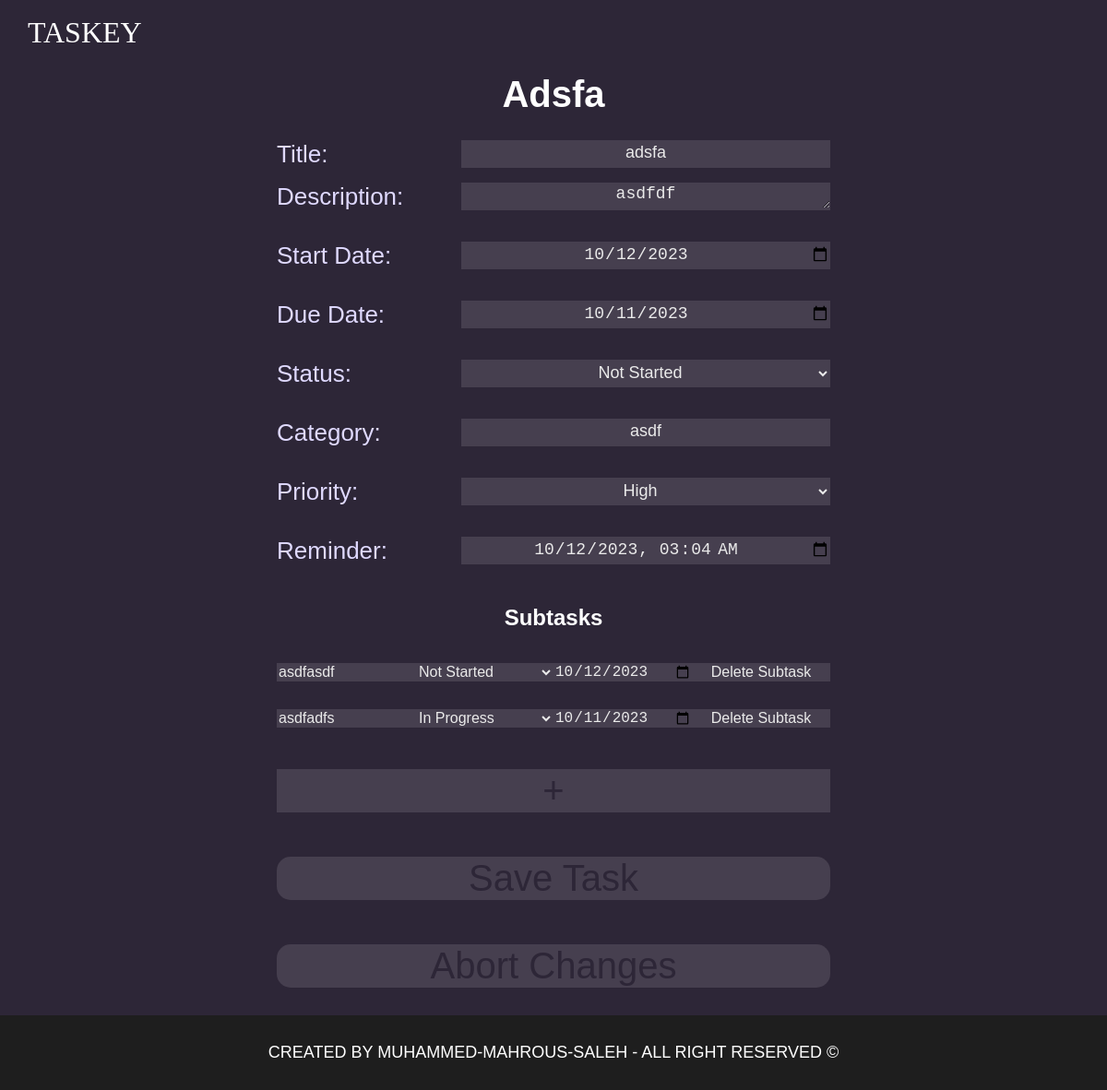
Before: /task/5 with the older database file.
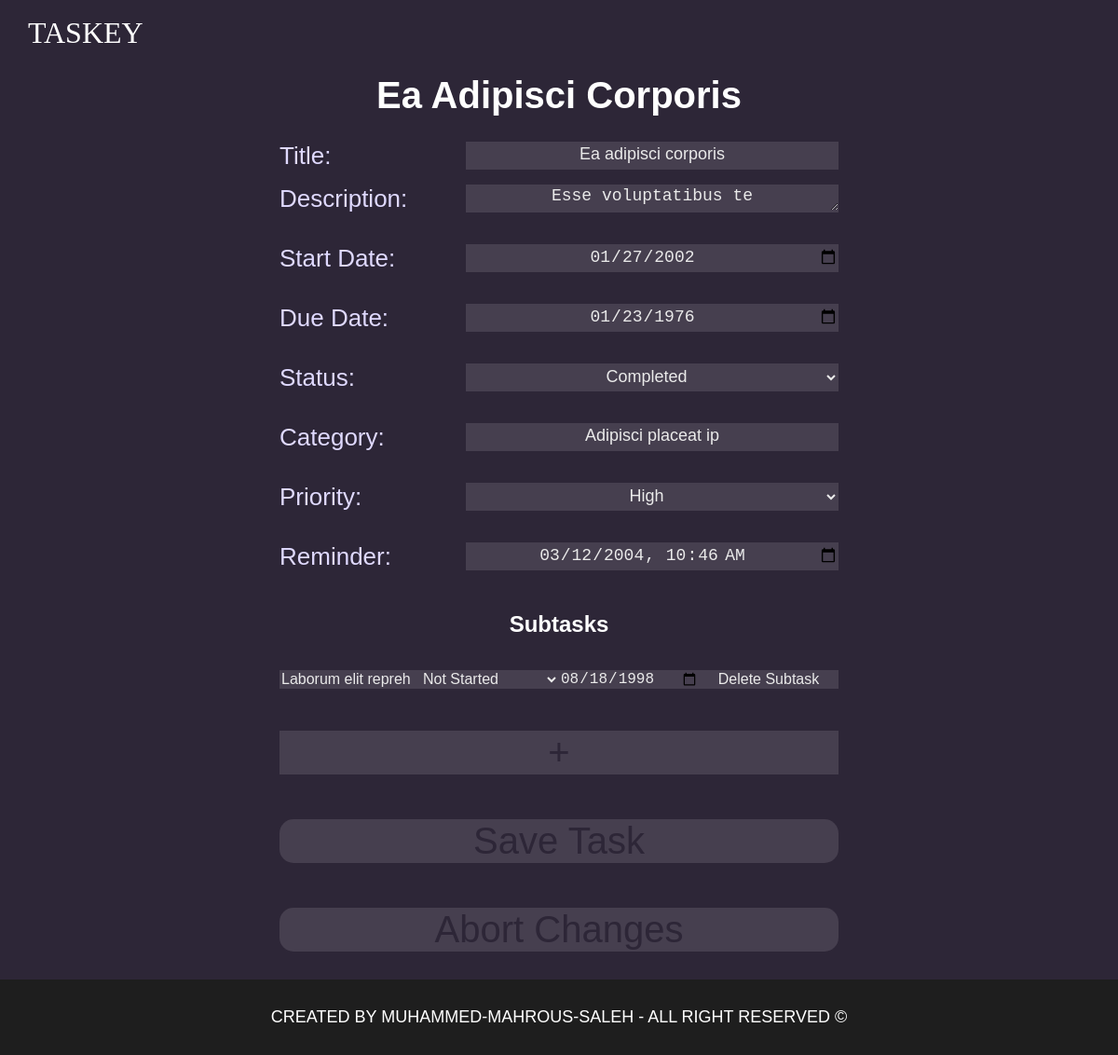
After: the same page with the newer database file.
### tables this page shows
CREATE TABLE Task (
            ID INTEGER PRIMARY KEY AUTOINCREMENT,
            Title TEXT NOT NULL,
            Description TEXT,
            DueDate TEXT,
            Status TEXT NOT NULL,
            Category TEXT,
            Priority INTEGER,
            Reminder TEXT,
            StartDate TEXT
        );

CREATE TABLE SubTask (
            ID INTEGER PRIMARY KEY AUTOINCREMENT,
            Title TEXT NOT NULL,
            Status TEXT NOT NULL,
            DueDate TEXT,
            TaskID INTEGER,
            FOREIGN KEY(TaskID) REFERENCES Task(ID)
        );

### app.py (the view)
@app.route('/task/<int:task_id>')
def task_screen(task_id):
    conn = get_db_connection()
    task = conn.execute('SELECT * FROM Task WHERE ID = ?',
                        (task_id,)).fetchone()
    today = date.today()
    subtasks = []
    if task:
        subtasks = conn.execute(
            'SELECT * FROM SubTask WHERE TaskID = ?', (task_id,)).fetchall()
    conn.close()
    return render_template('task.html', task=task, subtasks=subtasks, today=today)

### app.py (called while the page is built)
def get_db_connection():
    conn = sqlite3.connect('tasks.db')
    conn.row_factory = sqlite3.Row
    return conn

### templates/task.html (shortened to what this page needs)
<!DOCTYPE html>
<html lang="en">
<head>
    <link rel="stylesheet" href="../static/css/style.css">
</head>
<body class="task_page">
    <header>
        <nav>
            <div class="logo">
                <a href="\">Taskey</a>
            </div>
        </nav>
    </header>
    <main>
        <h1>{{ task.Title if task else 'New Task' }}</h1>
        <form method="POST" action="{{ url_for('save_task', task_id=task.ID if task else 0) }}">
            <div class="input_container">
                <label for="title">Title:</label>
                <input type="text" name="title" value="{{ task.Title if task else '' }}" required>
            </div>
            <div class="input_container">
                <label for="description">Description:</label>
                <textarea name="description">{{ task.Description if task else '' }}</textarea><br>
            </div>
            <div class="input_container">
                <label for="start_date">Start Date:</label>
                <input id="start_date" type="date" name="start_date" value="{{task.StartDate if task else today}}"><br>
            </div>
            <div class="input_container">
                <label for="due_date">Due Date:</label>
                <input type="date" name="due_date" value="{{ task.DueDate if task else '' }}"><br>
            </div>
            <div class="input_container">
                <label for="status">Status:</label>
                <select name="status">
                    <option value="Not Started" {% if task and task.Status=='Not Started' %}selected{% endif %}>Not
                        Started
                    </option>
                    <option value="Completed" {% if task and task.Status=='Completed' %}selected{% endif %}>Completed
                    </option>
                </select><br>
            </div>
            <div class="input_container">
                <label for="category">Category:</label>
                <input type="text" id="category" name="category" value="{{ task.Category if task else '' }}"><br>
            </div>
            <div class="input_container">
                <label for="priority">Priority:</label>
                <select id="priority" name="priority">
                    <option value="1" {{ 'selected' if task and task.Priority==1 }}>High</option>
                </select><br>
            </div>
            <div class="input_container">
                <label for="reminder">Reminder:</label>
                <input type="datetime-local" id="reminder" name="reminder"
                    value="{{ task.Reminder if task else '' }}"><br>
            </div>
            <h2>Subtasks</h2>
            <div id="subtasks">
                {% for subtask in subtasks %}
                <div class="subtask">
                    <input type="text" name="subtask_title_{{ loop.index }}" value="{{ subtask.Title }}" required>
                    <select name="subtask_status_{{ loop.index }}">
                        <option value="Not Started" {% if subtask.Status=='Not Started' %}selected{% endif %}>Not
                            Started
                        </option>
                        <option value="In Progress" {% if subtask.Status=='In Progress' %}selected{% endif %}>In
                            Progress
                        </option>
                    </select>
                    <input type="date" name="subtask_due_date_{{ loop.index }}" value="{{ subtask.DueDate }}">
                    <button type="button" class="delete_subtask" data-subtask-id="{{ subtask.ID }}">Delete
                        Subtask</button><br><br>
                </div>
                {% endfor %}
            </div>
            <button type="button" id="add_subtask">+</button><br>
            <input type="submit" value="Save Task" id="save_task"><br>
            <button type="button" id="abort_changes" data-task-id='{{ task.ID }}'>Abort Changes</button>
        </form>
    </main>
    <footer>
        created by Muhammed-Mahrous-Saleh - all right reserved ©
    </footer>
</body>
</html>

Changed rows visible on the page:
removed SubTask: Title "asdfadfs", Status "In Progress", DueDate "10/11/2023"
changed Task: Title "Adsfa" → "Ea Adipisci Corporis"; title "adsfa" → "Ea adipisci corporis"; description "asdfdf" → "Esse voluptatibus te"; start_date "10/12/2023" → "01/27/2002"; due_date "10/11/2023" → "01/23/1976"; status "Not Started" → "Completed"; category "asdf" → "Adipisci placeat ip"; reminder "10/12/2023 03:04" → "03/12/2004 10:46"
changed SubTask "Not Started": Title "asdfasdf" → "Laborum elit repreh"; DueDate "10/12/2023" → "08/18/1998"
